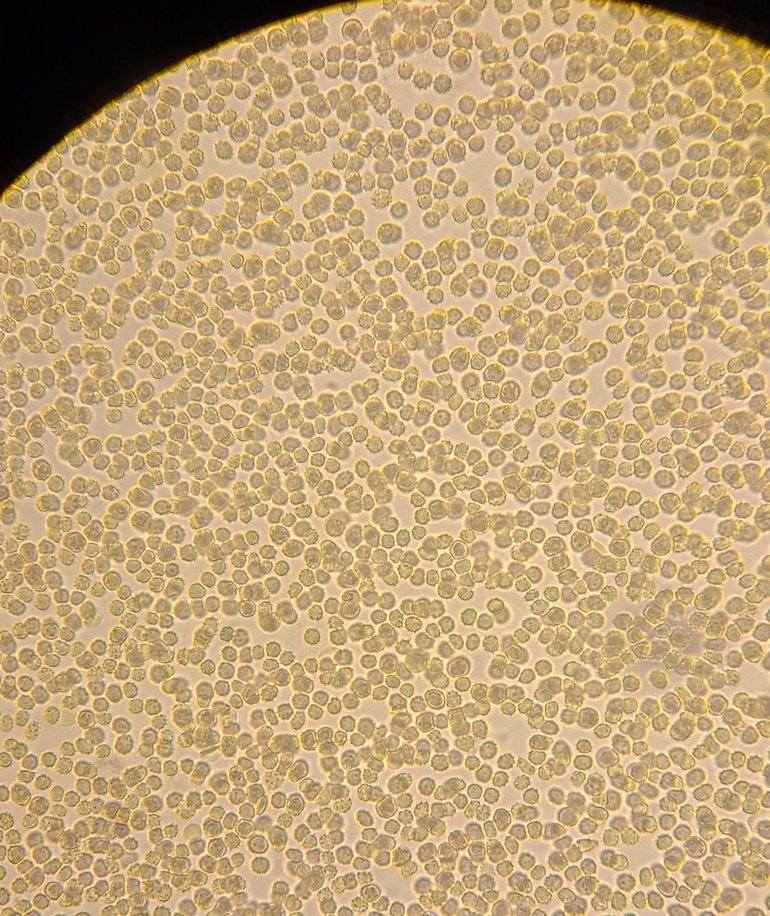
#> input picture cells.jpg, 770 x 916 px, shrunk from 1442 x 1714 before the run
$ python edgedetection.py
#> lines starting #> are read from the running program, lines starting #| are printed output that depends on the picture
from skimage import io
from matplotlib import pyplot as plt
from skimage.filters import roberts, sobel, scharr, prewitt
from skimage.feature import canny

img = io.imread("cells.jpg", as_gray=True)
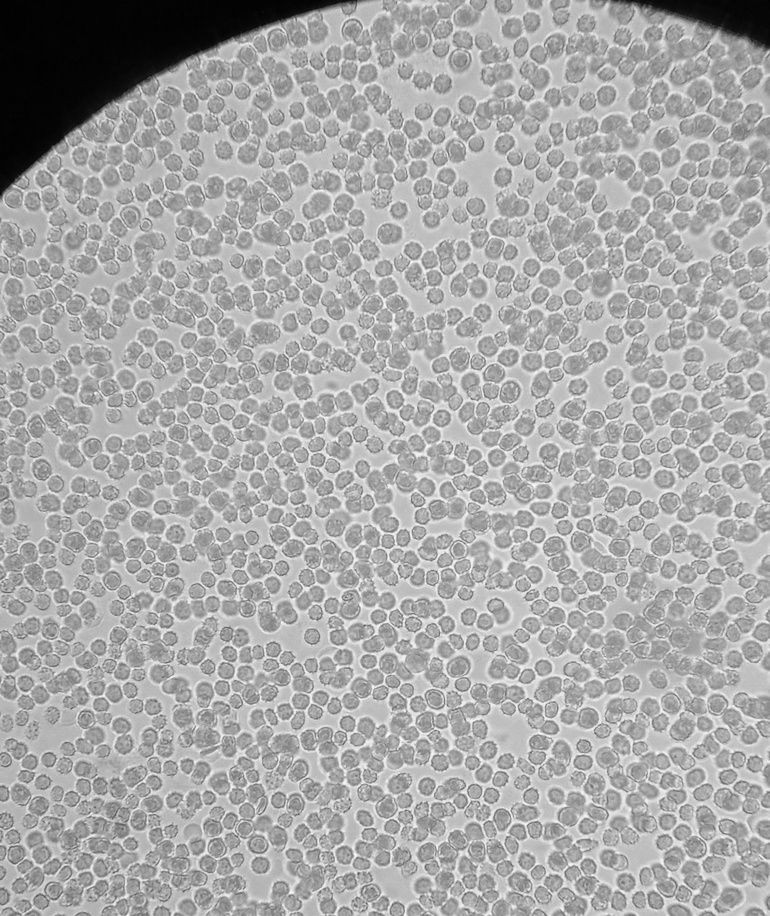
#> img: shape (916, 770) float64; min 0.00392, max 0.981, mean 0.663
edge_robert = roberts(img)
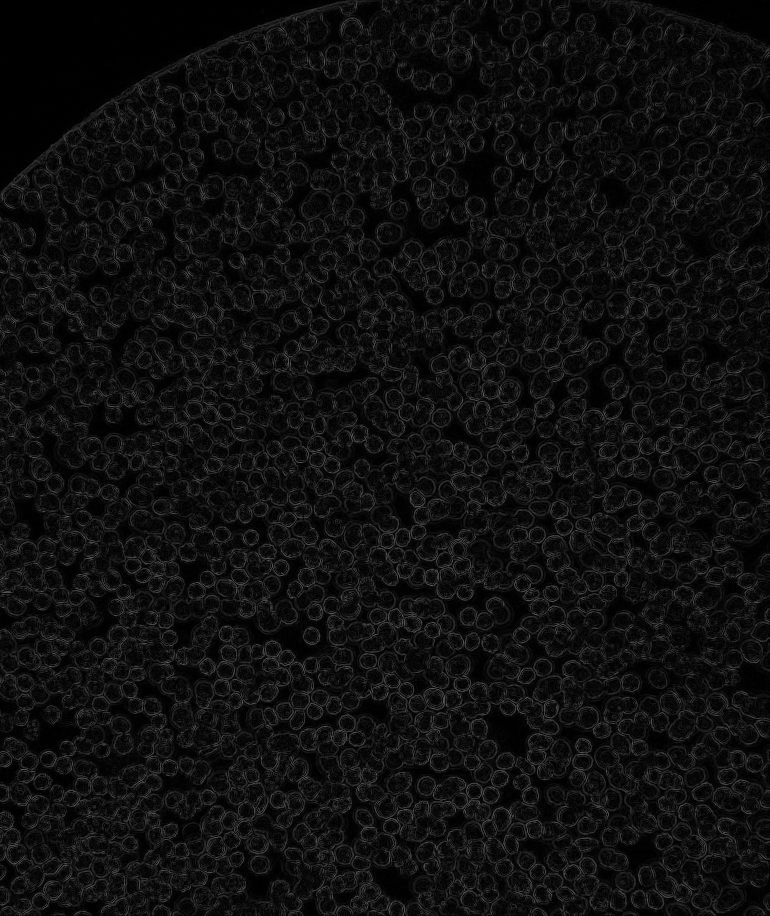
#> edge_robert: shape (916, 770) float64; min 0, max 0.395, mean 0.061
edge_sobel = sobel(img)
edge_scharr = scharr(img)
edge_prewitt = prewitt(img)
edge_canny = canny(img, sigma=2)
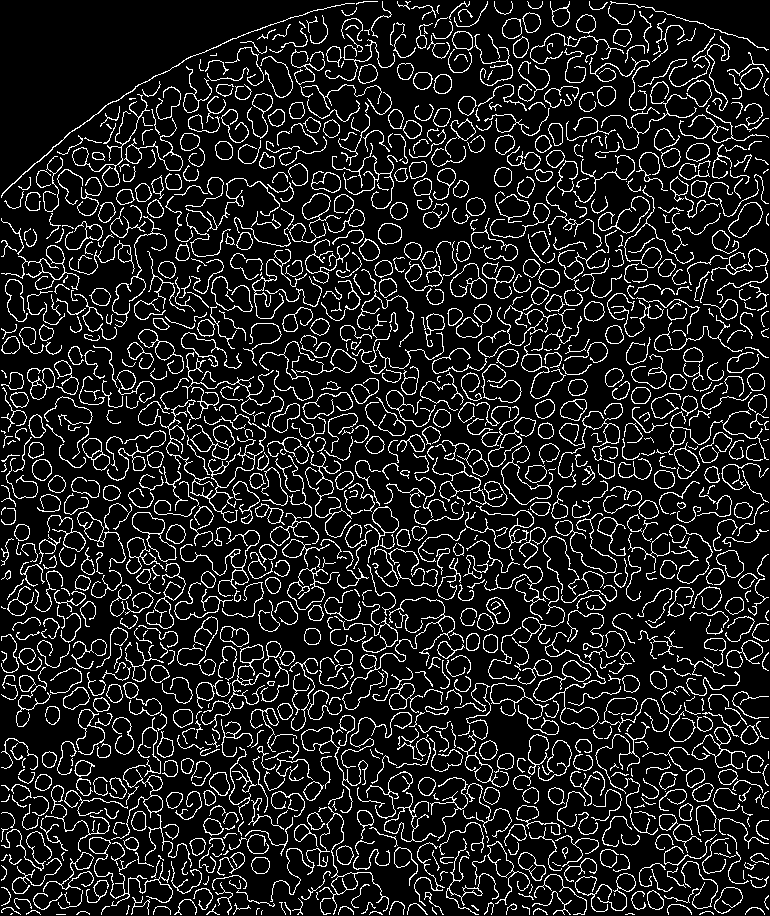
#> edge_canny: shape (916, 770) bool; 12.5% white in thin lines or dots

fig, axis = plt. subplots(nrows=3, ncols=2, sharex=True, sharey=True, figsize=(10, 14))

ax = axis.ravel()

ax[0].imshow(img, cmap=plt.cm.gray)
ax[0].set_title('Original Image')

ax[1].imshow(edge_robert, cmap=plt.cm.gray)
ax[1].set_title('robert Image')

ax[2].imshow(edge_sobel, cmap=plt.cm.gray)
ax[2].set_title('sobel Image')

ax[3].imshow(edge_scharr, cmap=plt.cm.gray)
ax[3].set_title('scharr Image')

ax[4].imshow(edge_prewitt, cmap=plt.cm.gray)
ax[4].set_title('prewitt Image')

ax[5].imshow(edge_canny, cmap=plt.cm.gray)
ax[5].set_title('canny Image')

for a in ax:
    a.axis('off')

plt.tight_layout()
plt.show()
# plt.imshow(edge_canny, cmap= 'gray')
# plt.axis('off')

$ run again, with cancer.jpg copied over cells.jpg
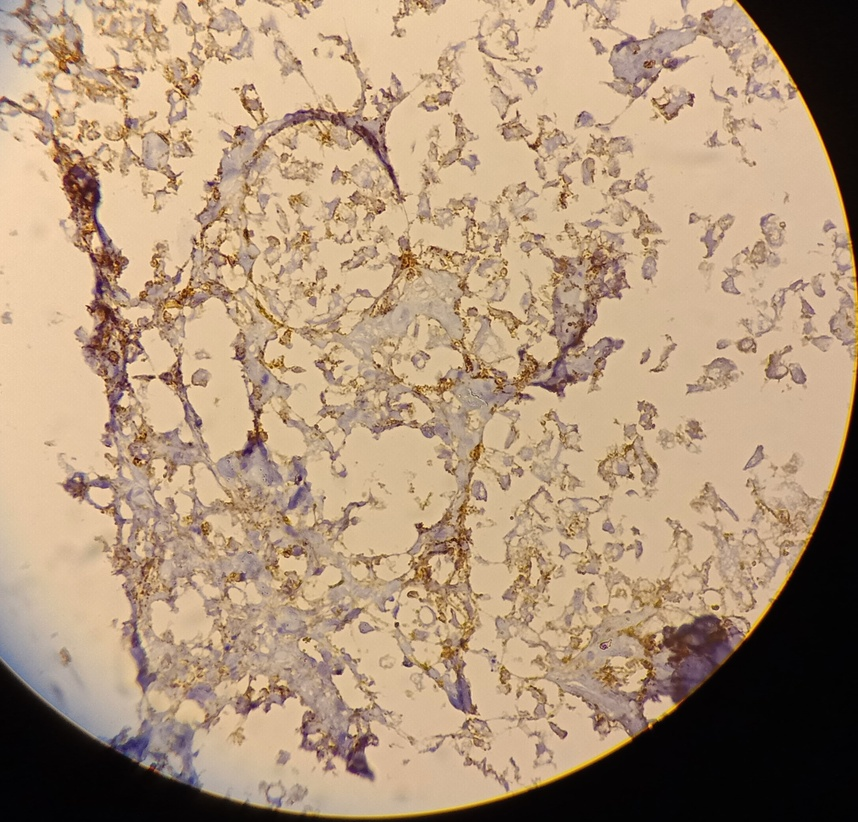
#> input picture cancer.jpg, 858 x 822 px, shrunk from 2145 x 2055 before the run
#> `img = io.imread("cells.jpg", as_gray=True)`:
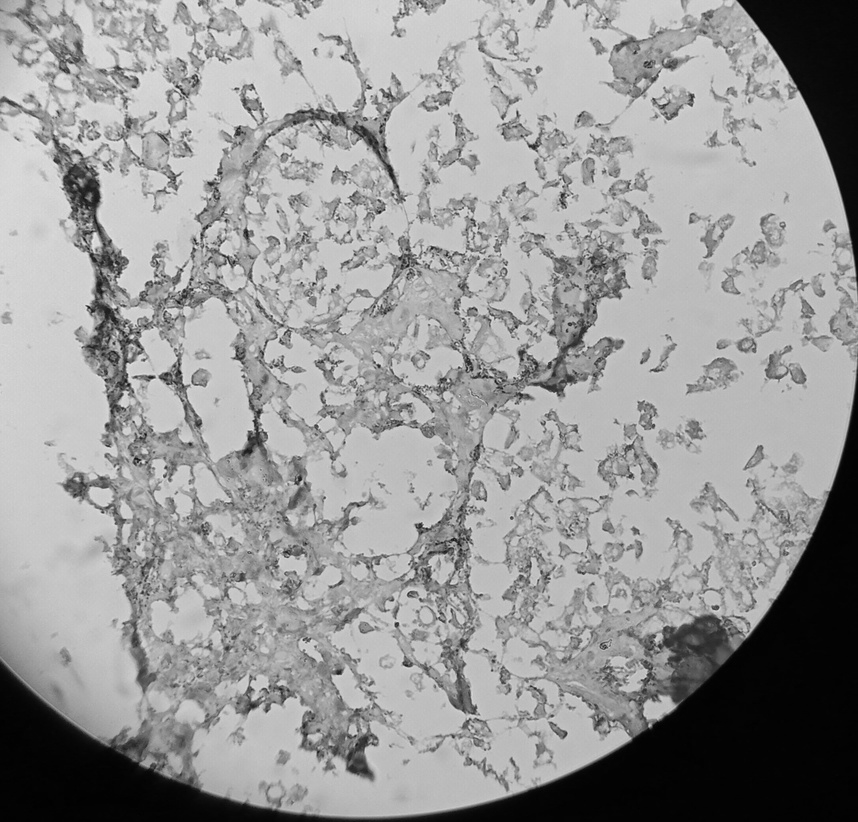
#> img: shape (822, 858) float64; min 0.00225, max 0.914, mean 0.601
#> `edge_canny = canny(img, sigma=2)`:
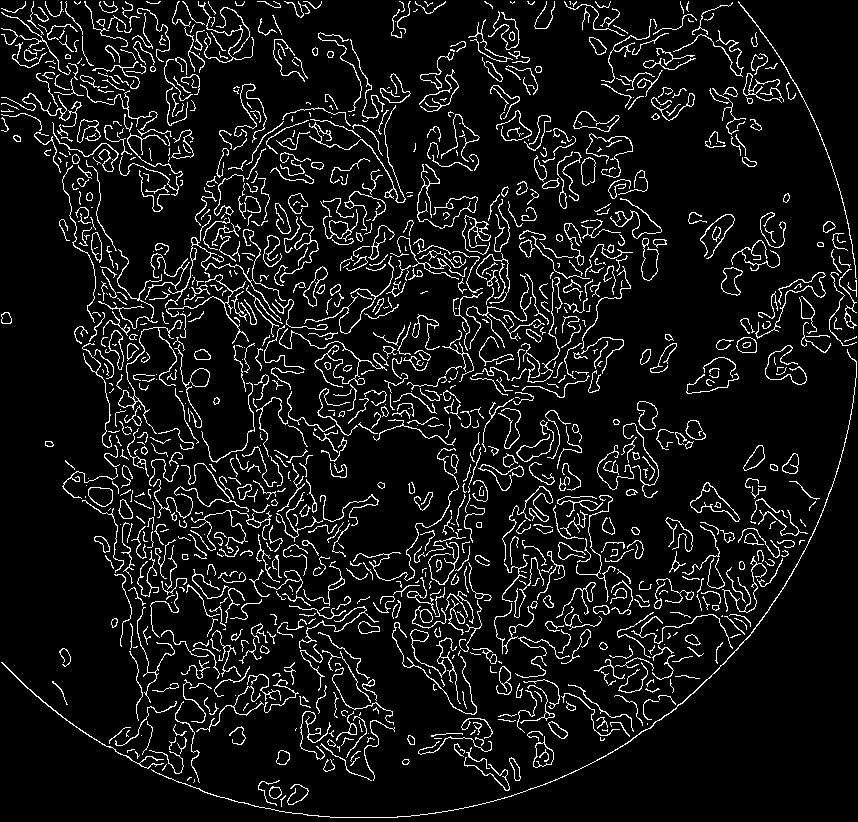
#> edge_canny: shape (822, 858) bool; 8.4% white in thin lines or dots

$ run again, with lab.JPG copied over cells.jpg
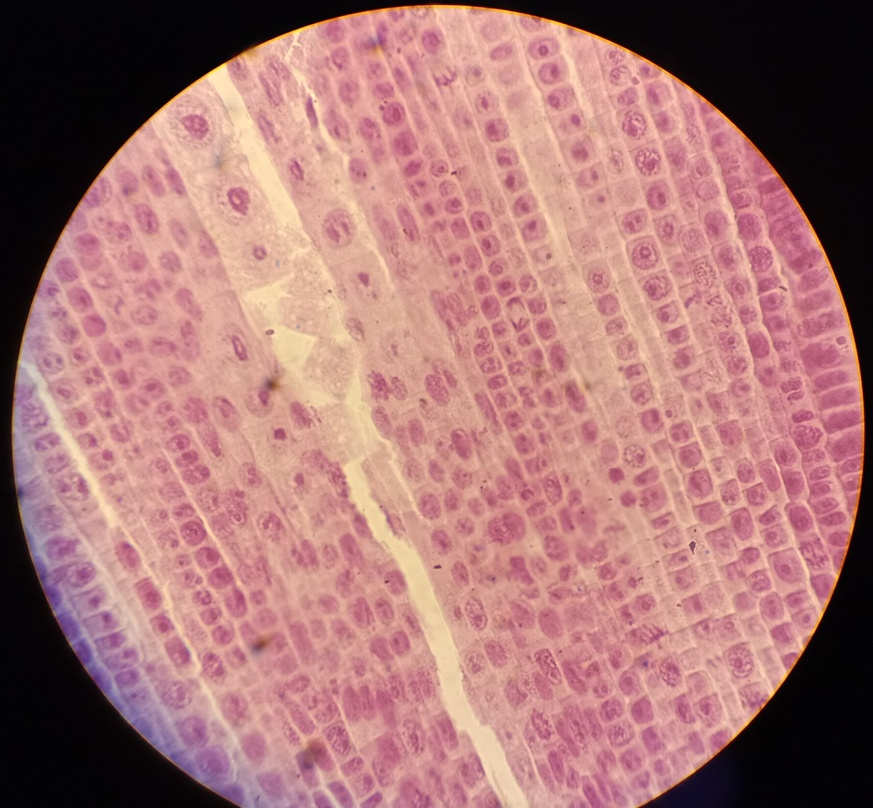
#> input picture lab.JPG, 873 x 808 px, shrunk from 2542 x 2352 before the run
#> `img = io.imread("cells.jpg", as_gray=True)`:
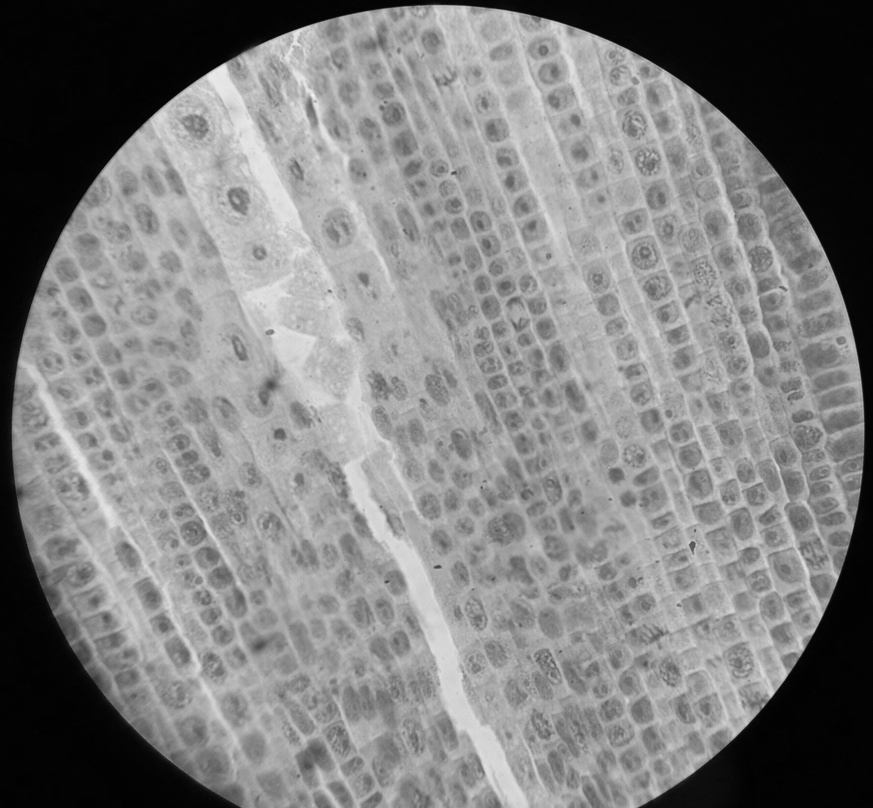
#> img: shape (808, 873) float64; min 0.00195, max 0.954, mean 0.503
#> `edge_canny = canny(img, sigma=2)`:
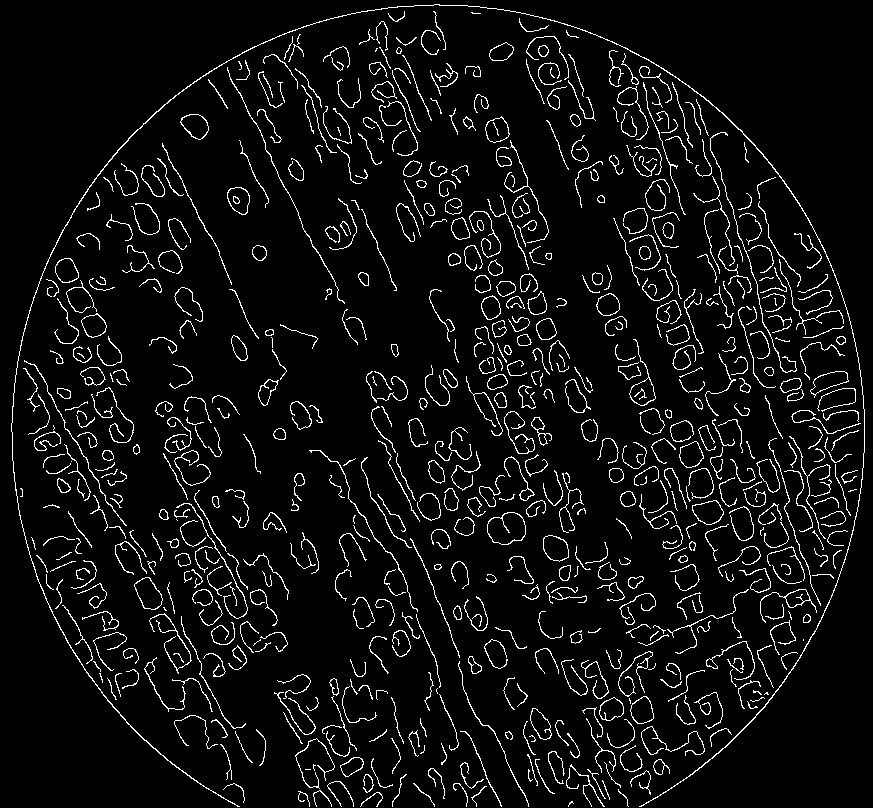
#> edge_canny: shape (808, 873) bool; 5.9% white in thin lines or dots
